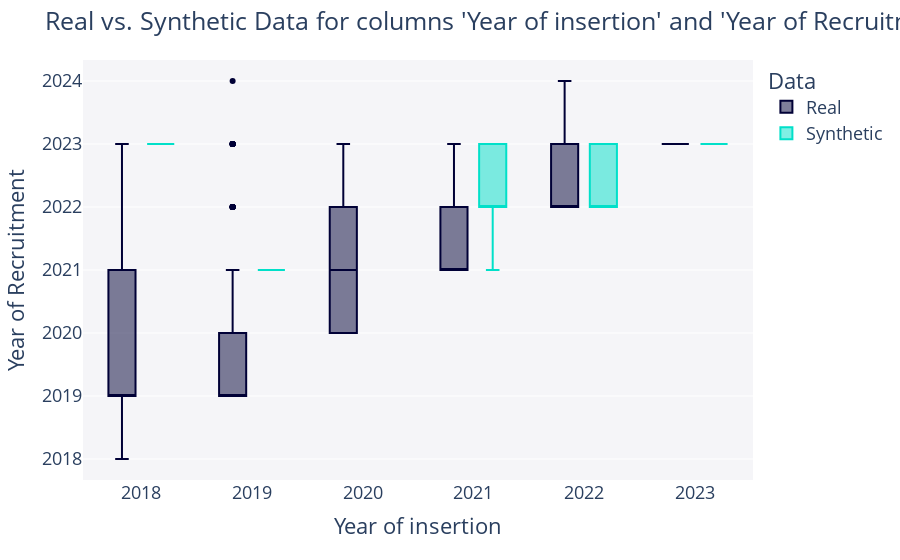
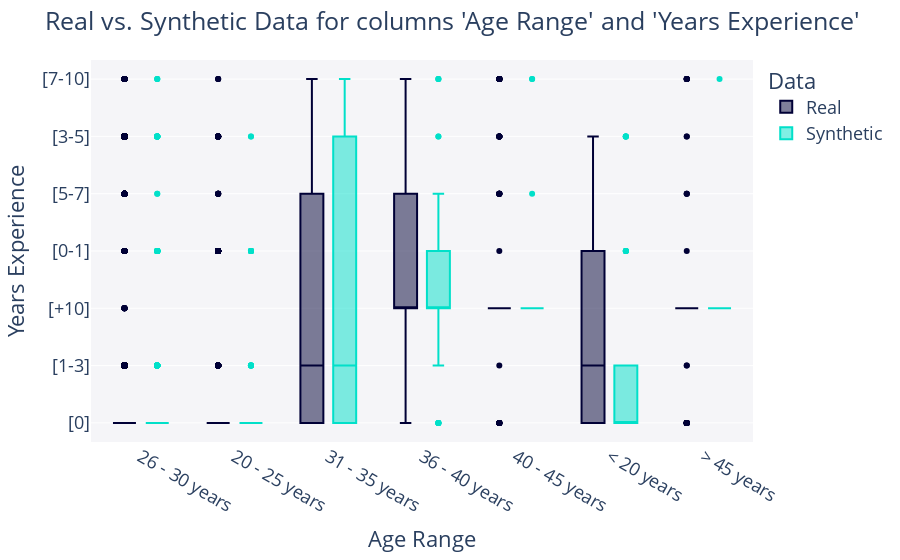

Here is the notebook cell these charts were saved with, in order:
### Markdown cell above
## Result visualization

### Code cell
from sdv.evaluation.single_table import get_column_pair_plot

fig = get_column_pair_plot(
    real_data=data,
    synthetic_data=synthetic_data,
    metadata=metadata,
    column_names=['Year of insertion', 'Year of Recruitment'],
    #column_names=['Candidate State', 'Year of Recruitment'],
    plot_type='box'
    )
    
fig.show()

fig = get_column_pair_plot(
    real_data=data,
    synthetic_data=synthetic_data,
    metadata=metadata,
    column_names=['Age Range', 'Years Experience'],
    plot_type='box'
    )
    
fig.show()

### Figure 1 — Plotly figure (JSON) as saved in the notebook; plotly's stock layout.template omitted (floating-point values rounded to 4 significant figures; data arrays with more than 128 entries replaced by an {"elided": "..."} marker saying what was removed)
{"data": [{"alignmentgroup": "True", "hovertemplate": "Data=Real<br>Year of insertion=%{x}<br>Year of Recruitment=%{y}<extra></extra>", "legendgroup": "Real", "marker": {"color": "#000036"}, "name": "Real", "notched": false, "offsetgroup": "Real", "orientation": "v", "showlegend": true, "type": "box", "x": {"elided": "11949 int values"}, "x0": " ", "xaxis": "x", "y": {"elided": "11949 float values"}, "y0": " ", "yaxis": "y"}, {"alignmentgroup": "True", "hovertemplate": "Data=Synthetic<br>Year of insertion=%{x}<br>Year of Recruitment=%{y}<extra></extra>", "legendgroup": "Synthetic", "marker": {"color": "#01E0C9"}, "name": "Synthetic", "notched": false, "offsetgroup": "Synthetic", "orientation": "v", "showlegend": true, "type": "box", "x": {"elided": "1000 int values"}, "x0": " ", "xaxis": "x", "y": {"elided": "1000 float values"}, "y0": " ", "yaxis": "y"}], "layout": {"boxmode": "group", "font": {"size": 18}, "legend": {"title": {"text": "Data"}, "tracegroupgap": 0}, "margin": {"t": 60}, "plot_bgcolor": "#F5F5F8", "title": {"text": "Real vs. Synthetic Data for columns 'Year of insertion' and 'Year of Recruitment'"}, "xaxis": {"anchor": "y", "domain": [0, 1], "title": {"text": "Year of insertion"}}, "yaxis": {"anchor": "x", "domain": [0, 1], "title": {"text": "Year of Recruitment"}}}}

### Figure 2 — Plotly figure (JSON) as saved in the notebook; plotly's stock layout.template omitted (floating-point values rounded to 4 significant figures; data arrays with more than 128 entries replaced by an {"elided": "..."} marker saying what was removed)
{"data": [{"alignmentgroup": "True", "hovertemplate": "Data=Real<br>Age Range=%{x}<br>Years Experience=%{y}<extra></extra>", "legendgroup": "Real", "marker": {"color": "#000036"}, "name": "Real", "notched": false, "offsetgroup": "Real", "orientation": "v", "showlegend": true, "type": "box", "x": {"elided": "11949 str values"}, "x0": " ", "xaxis": "x", "y": {"elided": "11949 str values"}, "y0": " ", "yaxis": "y"}, {"alignmentgroup": "True", "hovertemplate": "Data=Synthetic<br>Age Range=%{x}<br>Years Experience=%{y}<extra></extra>", "legendgroup": "Synthetic", "marker": {"color": "#01E0C9"}, "name": "Synthetic", "notched": false, "offsetgroup": "Synthetic", "orientation": "v", "showlegend": true, "type": "box", "x": {"elided": "1000 str values"}, "x0": " ", "xaxis": "x", "y": {"elided": "1000 str values"}, "y0": " ", "yaxis": "y"}], "layout": {"boxmode": "group", "font": {"size": 18}, "legend": {"title": {"text": "Data"}, "tracegroupgap": 0}, "margin": {"t": 60}, "plot_bgcolor": "#F5F5F8", "title": {"text": "Real vs. Synthetic Data for columns 'Age Range' and 'Years Experience'"}, "xaxis": {"anchor": "y", "domain": [0, 1], "title": {"text": "Age Range"}}, "yaxis": {"anchor": "x", "domain": [0, 1], "title": {"text": "Years Experience"}}}}
